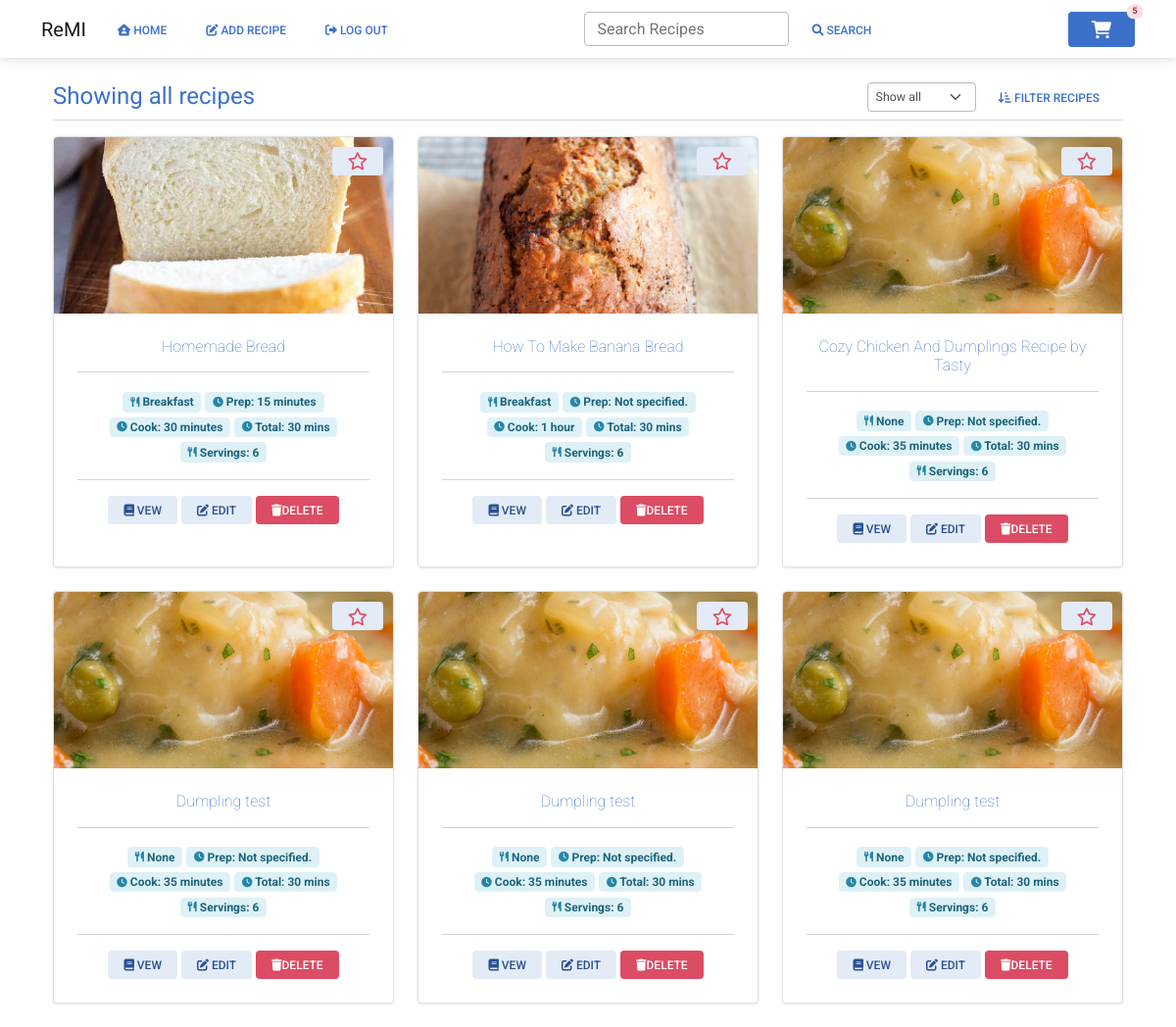
Screenshot of /all_recipes (signed in) with the database file from the repository.
### website/models.py (models this page shows)
class Recipe(db.Model):
    id = db.Column(db.Integer, primary_key=True)
    uuid = db.Column(db.Integer, primary_key=False)
    username = db.Column(db.Integer, db.ForeignKey('user.id'))
    recipe_name = db.Column(db.String(200))
    prep_time = db.Column(db.Integer, primary_key=False)
    cook_time = db.Column(db.Integer, primary_key=False)
    total_time = db.Column(db.Integer, primary_key=False)
    ingredients = db.Column(db.String())
    servings = db.Column(db.String())
    ingredients_quantity = db.Column(db.String())
    ingredients_measurement = db.Column(db.String())
    instructions = db.Column(db.String())
    instructions_json = db.Column(db.String())
    original_url = db.Column(db.String())
    date_parsed = db.Column(db.String())
    image = db.Column(db.String())
    favorite = db.Column(db.Boolean, default=False)
    category = db.Column(db.String())
    ingredient_list = db.relationship('Ingredients')
    tags = db.relationship('Tag', secondary=recipe_tag, backref='recipe')

### website/views.py (the view, shortened to what this page needs)
@views.route('/all_recipes', methods=['GET', 'POST'])
@login_required
def all_recipes():
    shopping_list = ShoppingList.query.count()
    session['shopping_list'] = shopping_list
    recipes = Recipe.query.filter_by(username=current_user.id).all()
    page_title = "Showing all recipes"
    return render_template("all_recipes.html", user=current_user, recipes=recipes, shopping_list=shopping_list, page_title=page_title)

### website/__init__.py (called while the page is built)
def create_app():
    app = Flask(__name__)
    app.config['SECRET_KEY'] = 'sdf897sdf987'
    app.config['SQLALCHEMY_DATABASE_URI'] = f'sqlite:///{DB_NAME}'
    db.init_app(app)
    from .views import views
    from .auth import auth
    app.register_blueprint(views, url_prefix='/')
    app.register_blueprint(auth, url_prefix='/')
    from .models import User, Recipe
    with app.app_context():
        db.create_all()
    login_manager = LoginManager()
    login_manager.login_view = 'auth.login'
    login_manager.init_app(app)
    @login_manager.user_loader
    def load_user(id):
        return User.query.get(int(id))
    return app

### website/templates/all_recipes.html (shortened to what this page needs)
{% extends "base.html" %}
{% block content %}
<br>
<div class="container">
    <div class="row mb-2">
        <div class="col">
            <h1 class="display-6 text-primary mb-0" style="font-size:1.5rem"><b>{{ page_title }}</b></h1>
        </div>
        <div class="col d-flex justify-content-end">
            <form method="POST">
                <div class="input-group input-group-sm w-100 text-end">
                    <select class="form-select rounded" id="sort_method" name="sort_method">
                        <option value="all">Show all</option>
                    </select>
                    <div class="input-group-append">
                        <button type="submit" class="btn btn-link"><i class="fa-solid fa-arrow-down-short-wide"></i>
                            Filter Recipes</button>
                    </div>
                </div>
            </form>
        </div>
    </div>
    <div class="row">
        <div class="col">
            <hr class="mt-0">
        </div>
    </div>
    <div class="row">
        {% for recipe in recipes %}
        <div class="d-flex justify-content-between col-lg-4 col-md-3 col-sm-6">
            <div class="card mb-4 shadow-2 border" style="border-radius:4px;">
                <img class="card-img-top" src="{{ url_for('static', filename=recipe.image) }}" style="width: 100%;height: 15vw;object-fit: cover;
            border-top-left-radius:4px; border-top-right-radius:4px">
                {% if recipe.favorite == True %}
                <button class="btn btn-secondary btn-sm" onclick="remove_favorite('{{ recipe.id }}')"
                    style="position:absolute; top: 10px; right: 10px">
                    <i class="fa-solid fa-star fa-xl text-danger"></i>
                </button>
                {% else %}
                <button class="btn btn-secondary btn-sm" onclick="add_favorite('{{ recipe.id }}')"
                    style="position:absolute; top: 10px; right: 10px">
                </button>
                {% endif %}
                <div class="card-body text-center rounded-4">
                    <h6 class="card-title"><span class=" text-primary fw-lighter">{{ recipe.recipe_name }}</span></h6>
                    <hr />
                    <span class="badge badge-info"> {{ recipe.category }}</span>
                    <span class="badge badge-info"> Prep: {{ recipe.prep_time
                        }}</span>
                    <span class="badge badge-info"> Cook: {{ recipe.cook_time
                        }}</span>
                    <span class="badge badge-info"> Total: 30 mins</span>
                    <span class="badge badge-info"> Servings: 6</span>
                    <hr />
                    <a href="view_recipe/{{ recipe.uuid }}" class="btn btn-secondary btn-sm shadow-none"><i
                            class="fa fa-book"></i> Vew
                    </a>
                    <a href="edit_recipe/{{ recipe.uuid }}" type="button" class="btn btn-secondary btn-sm shadow-none"><i class="fa-solid fa-pen-to-square"></i>
                        Edit
                    </a>
                    <button type="button" class="btn btn-danger btn-sm shadow-none" data-mdb-toggle="modal"
                        data-mdb-target="#delete_recipe" data-recipe-title="{{ recipe.recipe_name }}"
                        data-recipe-uuid="{{ recipe.uuid }}"><i class="fa fa-trash"></i>Delete
                    </button>
                </div>
            </div>
        </div>
        {% endfor %}
    </div>
</div>
{% endblock %}

### rows the page displays
Recipe: image (picture), recipe_name "Homemade Bread", category "Breakfast", prep_time "15 minutes", cook_time "30 minutes"
Recipe: image (picture), recipe_name "How To Make Banana Bread", category "Breakfast", prep_time "Not specified.", cook_time "1 hour"
Recipe: image (picture), recipe_name "Cozy Chicken And Dumplings Recipe by Tasty", category "None", prep_time "Not specified.", cook_time "35 minutes"
Recipe: image (picture), recipe_name "Dumpling test", category "None", prep_time "Not specified.", cook_time "35 minutes"
Recipe: image (picture), recipe_name "Dumpling test", category "None", prep_time "Not specified.", cook_time "35 minutes"
Recipe: image (picture), recipe_name "Dumpling test", category "None", prep_time "Not specified.", cook_time "35 minutes"

### other values shown
{{ shopping_list }} "5"
{{ page_title }} "Showing all recipes"
